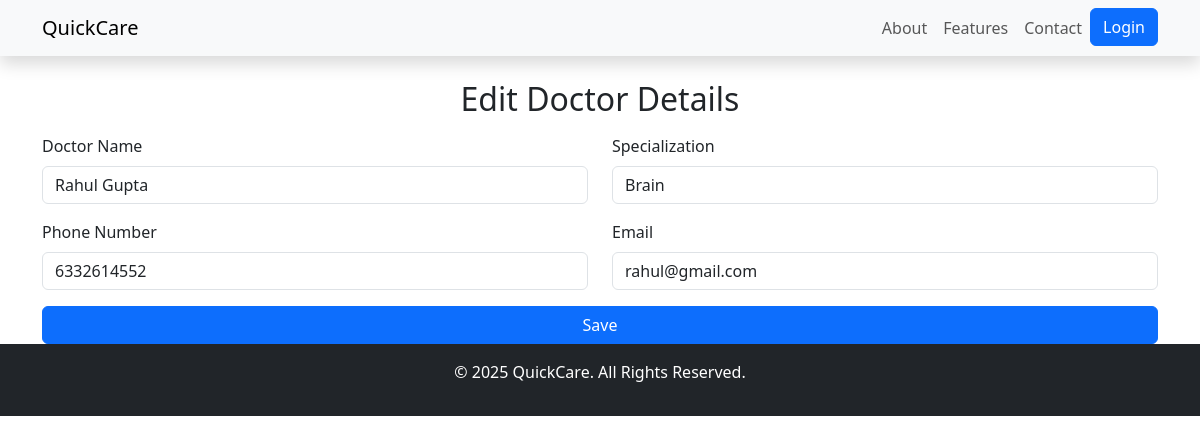
The page /hospitals/edit_doctor/2/ on the database its author committed.
### hospitals/models.py (models this page shows, shortened)
class Doctor(models.Model):
    hospital = models.ForeignKey(HospitalProfile, on_delete=models.CASCADE, related_name="doctors")
    name = models.CharField(max_length=30)
    specialization = models.CharField(max_length=40)
    phone_number = models.CharField(max_length=10)
    email = models.EmailField(unique=True)

### hospitals/views.py (the view, shortened to what this page needs)
# urls.py: path("edit_doctor/<int:doctor_id>/",edit_doctor,name = "edit_doctor"),
def edit_doctor(request, doctor_id):
    doctor = get_object_or_404(Doctor,id=doctor_id)
    return render(request, "hospitals/edit_doctor.html", {"doctor": doctor})

### hospitals/templates/hospitals/edit_doctor.html (shortened to what this page needs)
{% extends "home/base.html" %}
{% block content %}
<div class="container mt-4">
    <h2 class="text-center">Edit Doctor Details</h2>
    <form method="post" class="mt-3">
        <div class="row">
            <div class="col-md-6 mb-3">
                <label for="name" class="form-label">Doctor Name</label>
                <input type="text" name="name" class="form-control" value="{{ doctor.name }}" required>
            </div>
            <div class="col-md-6 mb-3">
                <label for="specialization" class="form-label">Specialization</label>
                <input type="text" name="specialization" class="form-control" value="{{ doctor.specialization }}" required>
            </div>
        </div>
        <div class="row">
            <div class="col-md-6 mb-3">
                <label for="phone_number" class="form-label">Phone Number</label>
                <input type="text" name="phone_number" class="form-control" value="{{ doctor.phone_number }}" required>
            </div>
            <div class="col-md-6 mb-3">
                <label for="email" class="form-label">Email</label>
                <input type="email" name="email" class="form-control" value="{{ doctor.email }}" required>
            </div>
        </div>
        <button type="submit" class="btn btn-primary w-100">Save</button>
    </form>
</div>
{% endblock %}

### rows shown on the page
Doctor: name "Rahul Gupta", specialization "Brain", phone_number "6332614552", email "rahul@gmail.com"
